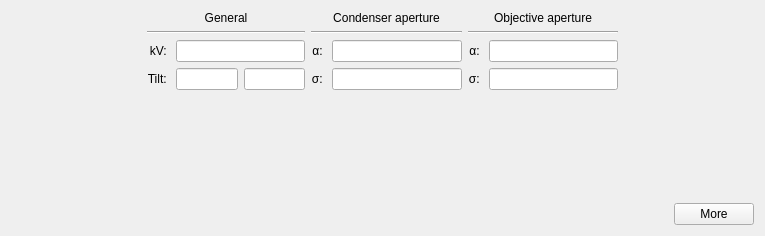
<?xml version="1.0" encoding="UTF-8"?>
<ui version="4.0">
 <class>SourceFrame</class>
 <widget class="QWidget" name="SourceFrame">
  <property name="geometry">
   <rect>
    <x>0</x>
    <y>0</y>
    <width>765</width>
    <height>236</height>
   </rect>
  </property>
  <property name="sizePolicy">
   <sizepolicy hsizetype="Preferred" vsizetype="Preferred">
    <horstretch>0</horstretch>
    <verstretch>0</verstretch>
   </sizepolicy>
  </property>
  <property name="minimumSize">
   <size>
    <width>0</width>
    <height>0</height>
   </size>
  </property>
  <property name="windowTitle">
   <string>Form</string>
  </property>
  <layout class="QGridLayout" name="gridLayout" columnstretch="0,0,0,0,0,0,0,0">
   <item row="1" column="1" colspan="2">
    <widget class="Line" name="line_2">
     <property name="orientation">
      <enum>Qt::Horizontal</enum>
     </property>
    </widget>
   </item>
   <item row="1" column="5" colspan="2">
    <widget class="Line" name="line_3">
     <property name="orientation">
      <enum>Qt::Horizontal</enum>
     </property>
    </widget>
   </item>
   <item row="2" column="4">
    <widget class="EditUnitsBox" name="edtConAper">
     <property name="sizePolicy">
      <sizepolicy hsizetype="MinimumExpanding" vsizetype="Fixed">
       <horstretch>0</horstretch>
       <verstretch>0</verstretch>
      </sizepolicy>
     </property>
     <property name="minimumSize">
      <size>
       <width>0</width>
       <height>0</height>
      </size>
     </property>
     <property name="text">
      <string/>
     </property>
    </widget>
   </item>
   <item row="3" column="3">
    <widget class="QLabel" name="label_9">
     <property name="sizePolicy">
      <sizepolicy hsizetype="Preferred" vsizetype="Preferred">
       <horstretch>0</horstretch>
       <verstretch>0</verstretch>
      </sizepolicy>
     </property>
     <property name="text">
      <string>σ: </string>
     </property>
     <property name="alignment">
      <set>Qt::AlignRight|Qt::AlignTrailing|Qt::AlignVCenter</set>
     </property>
    </widget>
   </item>
   <item row="3" column="2">
    <layout class="QHBoxLayout" name="horizontalLayout_3">
     <item>
      <widget class="EditUnitsBox" name="edtBeamTilt">
       <property name="sizePolicy">
        <sizepolicy hsizetype="Ignored" vsizetype="Fixed">
         <horstretch>0</horstretch>
         <verstretch>0</verstretch>
        </sizepolicy>
       </property>
       <property name="text">
        <string/>
       </property>
      </widget>
     </item>
     <item>
      <widget class="EditUnitsBox" name="edtBeamAzimuth">
       <property name="sizePolicy">
        <sizepolicy hsizetype="Ignored" vsizetype="Fixed">
         <horstretch>0</horstretch>
         <verstretch>0</verstretch>
        </sizepolicy>
       </property>
       <property name="text">
        <string/>
       </property>
      </widget>
     </item>
    </layout>
   </item>
   <item row="2" column="5">
    <widget class="QLabel" name="label_13">
     <property name="sizePolicy">
      <sizepolicy hsizetype="Preferred" vsizetype="Preferred">
       <horstretch>0</horstretch>
       <verstretch>0</verstretch>
      </sizepolicy>
     </property>
     <property name="text">
      <string>α: </string>
     </property>
     <property name="alignment">
      <set>Qt::AlignRight|Qt::AlignTrailing|Qt::AlignVCenter</set>
     </property>
    </widget>
   </item>
   <item row="0" column="7">
    <spacer name="horizontalSpacer">
     <property name="orientation">
      <enum>Qt::Horizontal</enum>
     </property>
     <property name="sizeHint" stdset="0">
      <size>
       <width>0</width>
       <height>0</height>
      </size>
     </property>
    </spacer>
   </item>
   <item row="3" column="5">
    <widget class="QLabel" name="label_14">
     <property name="sizePolicy">
      <sizepolicy hsizetype="Preferred" vsizetype="Preferred">
       <horstretch>0</horstretch>
       <verstretch>0</verstretch>
      </sizepolicy>
     </property>
     <property name="text">
      <string>σ: </string>
     </property>
     <property name="alignment">
      <set>Qt::AlignRight|Qt::AlignTrailing|Qt::AlignVCenter</set>
     </property>
    </widget>
   </item>
   <item row="0" column="1" colspan="2">
    <widget class="QLabel" name="label_11">
     <property name="sizePolicy">
      <sizepolicy hsizetype="Preferred" vsizetype="Preferred">
       <horstretch>0</horstretch>
       <verstretch>0</verstretch>
      </sizepolicy>
     </property>
     <property name="baseSize">
      <size>
       <width>2</width>
       <height>0</height>
      </size>
     </property>
     <property name="text">
      <string>General</string>
     </property>
     <property name="alignment">
      <set>Qt::AlignCenter</set>
     </property>
    </widget>
   </item>
   <item row="0" column="5" colspan="2">
    <widget class="QLabel" name="label_12">
     <property name="sizePolicy">
      <sizepolicy hsizetype="Preferred" vsizetype="Preferred">
       <horstretch>0</horstretch>
       <verstretch>0</verstretch>
      </sizepolicy>
     </property>
     <property name="baseSize">
      <size>
       <width>2</width>
       <height>0</height>
      </size>
     </property>
     <property name="text">
      <string>Objective aperture</string>
     </property>
     <property name="alignment">
      <set>Qt::AlignCenter</set>
     </property>
    </widget>
   </item>
   <item row="2" column="1">
    <widget class="QLabel" name="label_8">
     <property name="sizePolicy">
      <sizepolicy hsizetype="Preferred" vsizetype="Preferred">
       <horstretch>0</horstretch>
       <verstretch>0</verstretch>
      </sizepolicy>
     </property>
     <property name="layoutDirection">
      <enum>Qt::LeftToRight</enum>
     </property>
     <property name="text">
      <string>kV: </string>
     </property>
     <property name="alignment">
      <set>Qt::AlignRight|Qt::AlignTrailing|Qt::AlignVCenter</set>
     </property>
    </widget>
   </item>
   <item row="3" column="1">
    <widget class="QLabel" name="label_5">
     <property name="sizePolicy">
      <sizepolicy hsizetype="Preferred" vsizetype="Preferred">
       <horstretch>0</horstretch>
       <verstretch>0</verstretch>
      </sizepolicy>
     </property>
     <property name="layoutDirection">
      <enum>Qt::LeftToRight</enum>
     </property>
     <property name="text">
      <string>Tilt: </string>
     </property>
     <property name="alignment">
      <set>Qt::AlignRight|Qt::AlignTrailing|Qt::AlignVCenter</set>
     </property>
    </widget>
   </item>
   <item row="4" column="4">
    <spacer name="verticalSpacer">
     <property name="orientation">
      <enum>Qt::Vertical</enum>
     </property>
     <property name="sizeHint" stdset="0">
      <size>
       <width>0</width>
       <height>0</height>
      </size>
     </property>
    </spacer>
   </item>
   <item row="2" column="3">
    <widget class="QLabel" name="label_7">
     <property name="sizePolicy">
      <sizepolicy hsizetype="Preferred" vsizetype="Preferred">
       <horstretch>0</horstretch>
       <verstretch>0</verstretch>
      </sizepolicy>
     </property>
     <property name="text">
      <string>α: </string>
     </property>
     <property name="alignment">
      <set>Qt::AlignRight|Qt::AlignTrailing|Qt::AlignVCenter</set>
     </property>
    </widget>
   </item>
   <item row="2" column="6">
    <widget class="EditUnitsBox" name="edtObjAper">
     <property name="sizePolicy">
      <sizepolicy hsizetype="MinimumExpanding" vsizetype="Fixed">
       <horstretch>0</horstretch>
       <verstretch>0</verstretch>
      </sizepolicy>
     </property>
     <property name="minimumSize">
      <size>
       <width>0</width>
       <height>0</height>
      </size>
     </property>
     <property name="text">
      <string/>
     </property>
    </widget>
   </item>
   <item row="2" column="2">
    <widget class="EditUnitsBox" name="edtVoltage">
     <property name="sizePolicy">
      <sizepolicy hsizetype="MinimumExpanding" vsizetype="Fixed">
       <horstretch>0</horstretch>
       <verstretch>0</verstretch>
      </sizepolicy>
     </property>
     <property name="text">
      <string/>
     </property>
    </widget>
   </item>
   <item row="0" column="3" colspan="2">
    <widget class="QLabel" name="label_10">
     <property name="sizePolicy">
      <sizepolicy hsizetype="Preferred" vsizetype="Preferred">
       <horstretch>0</horstretch>
       <verstretch>0</verstretch>
      </sizepolicy>
     </property>
     <property name="baseSize">
      <size>
       <width>2</width>
       <height>0</height>
      </size>
     </property>
     <property name="text">
      <string>Condenser aperture</string>
     </property>
     <property name="alignment">
      <set>Qt::AlignCenter</set>
     </property>
    </widget>
   </item>
   <item row="0" column="0">
    <spacer name="horizontalSpacer_2">
     <property name="orientation">
      <enum>Qt::Horizontal</enum>
     </property>
     <property name="sizeHint" stdset="0">
      <size>
       <width>0</width>
       <height>0</height>
      </size>
     </property>
    </spacer>
   </item>
   <item row="1" column="3" colspan="2">
    <widget class="Line" name="line">
     <property name="orientation">
      <enum>Qt::Horizontal</enum>
     </property>
    </widget>
   </item>
   <item row="3" column="4">
    <widget class="EditUnitsBox" name="edtConAperSig">
     <property name="sizePolicy">
      <sizepolicy hsizetype="MinimumExpanding" vsizetype="Fixed">
       <horstretch>0</horstretch>
       <verstretch>0</verstretch>
      </sizepolicy>
     </property>
     <property name="minimumSize">
      <size>
       <width>0</width>
       <height>0</height>
      </size>
     </property>
     <property name="text">
      <string/>
     </property>
    </widget>
   </item>
   <item row="3" column="6">
    <widget class="EditUnitsBox" name="edtObjAperSig">
     <property name="sizePolicy">
      <sizepolicy hsizetype="MinimumExpanding" vsizetype="Fixed">
       <horstretch>0</horstretch>
       <verstretch>0</verstretch>
      </sizepolicy>
     </property>
     <property name="minimumSize">
      <size>
       <width>0</width>
       <height>0</height>
      </size>
     </property>
     <property name="text">
      <string/>
     </property>
    </widget>
   </item>
   <item row="5" column="0" colspan="8">
    <layout class="QHBoxLayout" name="horizontalLayout">
     <item>
      <spacer name="horizontalSpacer_3">
       <property name="orientation">
        <enum>Qt::Horizontal</enum>
       </property>
       <property name="sizeHint" stdset="0">
        <size>
         <width>0</width>
         <height>0</height>
        </size>
       </property>
      </spacer>
     </item>
     <item>
      <widget class="QPushButton" name="btnMore">
       <property name="text">
        <string>More</string>
       </property>
      </widget>
     </item>
    </layout>
   </item>
  </layout>
 </widget>
 <customwidgets>
  <customwidget>
   <class>EditUnitsBox</class>
   <extends>QLineEdit</extends>
   <header>controls/editunitsbox.h</header>
  </customwidget>
 </customwidgets>
 <tabstops>
  <tabstop>edtVoltage</tabstop>
  <tabstop>edtBeamTilt</tabstop>
  <tabstop>edtBeamAzimuth</tabstop>
  <tabstop>edtConAper</tabstop>
  <tabstop>edtConAperSig</tabstop>
  <tabstop>edtObjAper</tabstop>
  <tabstop>edtObjAperSig</tabstop>
  <tabstop>btnMore</tabstop>
 </tabstops>
 <resources/>
 <connections/>
</ui>
